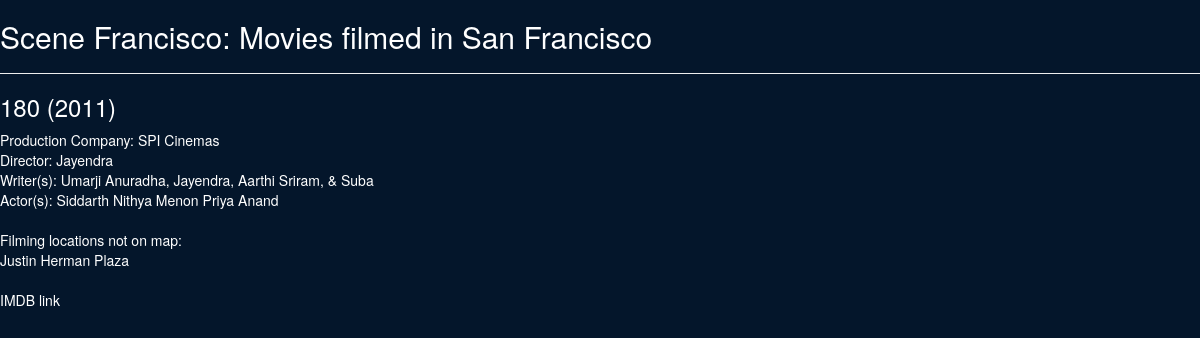
Page /movies/1 on the committed database.
### model.py (models this page shows, shortened)
class Movie(db.Model):
    __tablename__ = "movies"
    movie_id = db.Column(db.Integer, primary_key=True)
    movie_title = db.Column(db.String(100), nullable=False)
    release_year = db.Column(db.Integer)
    production_company = db.Column(db.String(50))
    director_id = db.Column(db.Integer, db.ForeignKey('directors.director_id'))
    movie_writers = db.Column(db.String(50))
    movie_distributor = db.Column(db.String(50))
    imdb_id = db.Column(db.String(9))
    imdb_url = db.Column(db.String(60))
    image_url = db.Column(db.String(75))
    genre = db.Column(db.String(20))
    plot = db.Column(db.Text)
    director_rel = db.relationship('Director',
                           backref=db.backref('movies', order_by=movie_id)
                           )
    actors = db.relationship('Actor',
                        secondary='movie_actors',
                        backref='movies')

class Director(db.Model):
    __tablename__ = "directors"
    director_id = db.Column(db.Integer, primary_key=True)
    director_name = db.Column(db.String(50), nullable=False)

class Actor(db.Model):
    __tablename__ = "actors"
    actor_id = db.Column(db.Integer, primary_key=True)
    actor_name = db.Column(db.String(50), nullable=False)

class Movie_location(db.Model):
    __tablename__ = "movie_locations"
    location_id = db.Column(db.Integer, primary_key=True)
    movie_id = db.Column(db.Integer, db.ForeignKey('movies.movie_id'), nullable=False)
    location_description = db.Column(db.String(100), nullable=False)
    latitude = db.Column(db.Float)
    longitude = db.Column(db.Float)
    fun_fact = db.Column(db.Text)
    movie_location_rel = db.relationship('Movie',
                           backref=db.backref('locations', order_by=location_id)
                           )

### server.py (the view)
@app.route('/movies/<int:movie_id>')
def movie_detail(movie_id):
    movie = Movie.query.filter_by(movie_id=movie_id).one()
    locations = Movie_location.query.filter_by(movie_id=movie_id).all()
    json_compiled = {}
    sf_location_list = []
    for location in locations:
        dict_key = str(location.latitude) + str(location.longitude)
        print "lat, long, dict_key: ", location.latitude, location.longitude, dict_key
        if location.latitude == 37.7749295 and location.longitude == -122.4194155:
            sf_location_list.append(location.location_description)
        elif dict_key in json_compiled:
            print "Before json_compiled[dict_key]['desc']", json_compiled[dict_key]['desc']
            json_compiled[dict_key]['desc'] += "; " + location.location_description
            print "After json_compiled[dict_key]['desc']", json_compiled[dict_key]['desc']
        else:
            json_compiled[dict_key] = {}
            json_compiled[dict_key]['lat'] = location.latitude
            json_compiled[dict_key]['lng'] = location.longitude
            json_compiled[dict_key]['desc'] = location.location_description
    return render_template("movie_detail.html", movie=movie, film_locations=json_compiled, sf_location_list=sf_location_list)

### templates/movie_detail.html (shortened to what this page needs)
{% extends 'base.html' %}
{% block content %}
<h3>{{ movie.movie_title }} ({{ movie.release_year }})</h3>
<p>
Production Company: {{ movie.production_company }}<br>
{% if movie.director_rel.director_name %}
Director: {{ movie.director_rel.director_name }}<br>
{% endif %}
{% if movie.movie_writers %}
  Writer(s): {{ movie.movie_writers }}<br>
{% endif %}
{% if movie.actors %}
  	Actor(s):
  	{% for actor in movie.actors %}
  		{{ actor.actor_name }}
	{% endfor %}
	<br>
{% endif %}
{% if sf_location_list %}
  <br>Filming locations not on map:<br>
  {% for sf_loc in sf_location_list %}
    {{ sf_loc }}
    <br>
  {% endfor %}
{% endif %}
<br>
<a href="{{ movie.imdb_url }}" target="_blank">IMDB link</a>
</p>
{% endblock %}
{% block map %}
    <div id="map-canvas", style="height:500px"></div>
{% endblock %}

### templates/base.html (shortened to what this page needs)
<!doctype html>
<html>
<head>
  <link rel="stylesheet"
          href="https://maxcdn.bootstrapcdn.com/bootstrap/3.3.4/css/bootstrap.min.css">
  <link href="/static/maps.css" rel="stylesheet">
</head>
<body>
  <h2>Scene Francisco: Movies filmed in San Francisco</h2>
  <hr>
  {% block content %} put your content here {% endblock %}
  {% block map %} {% endblock %}
</body>
</html>

### static/maps.css (style rules this page uses)
body { background-color: #04162b; color: #FFFFFF }
a { color: #fff; text-decoration: none; }

### rows in the picture
Movie: movie_title "180", release_year "2011", production_company "SPI Cinemas", movie_writers "Umarji Anuradha, Jayendra, Aarthi Sriram, & Suba"
Director: director_rel.director_name "Jayendra"
Actor: actor_name "Siddarth"
Actor: actor_name "Nithya Menon"
Actor: actor_name "Priya Anand"
Movie_location: location_description "Justin Herman Plaza"
